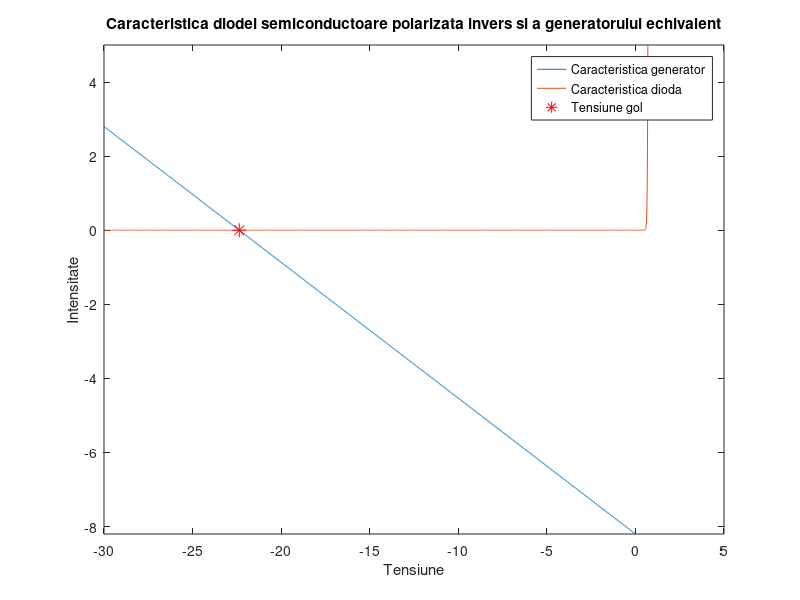

Here is the MATLAB script that generated this plot:
function inverse_diode()
  R6 = 2;
  Ee = -22.36359;
  Re = 2.72726707;
  Isc = Ee / Re;
  
  I_s = 10^(-11);
  V_t = 0.026;
  
  U_gol = Ee;
  U = [-30:0.01:23];
  I = (Ee - U) ./ Re;
  I2 = I_s * (e.^(U / V_t) - 1);
  
  figure(1);
  plot(U, I2);
  plot(U, I, U, I2);
  hold on
  plot(Ee, 0, "r*","markersize", 10);
  axis([-30 5 Isc 5]);
  xlabel("Tensiune");
  ylabel("Intensitate");
  title("Caracteristica diodei semiconductoare polarizata invers si a generatorului echivalent");
  legend("Caracteristica generator", "Caracteristica dioda", "Tensiune gol");

endfunction

